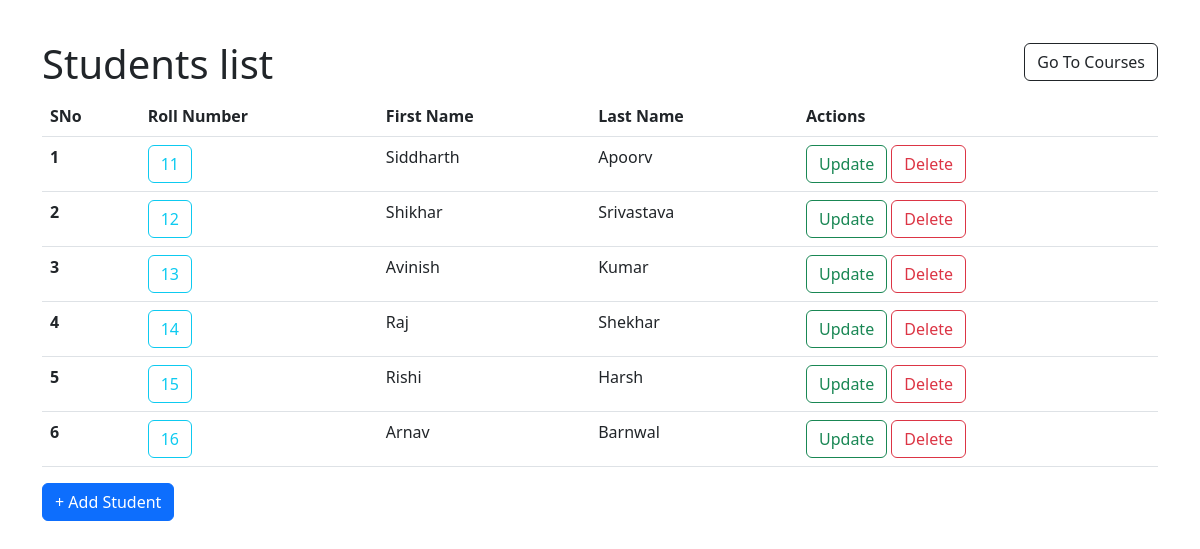
Before: / with the older database file.
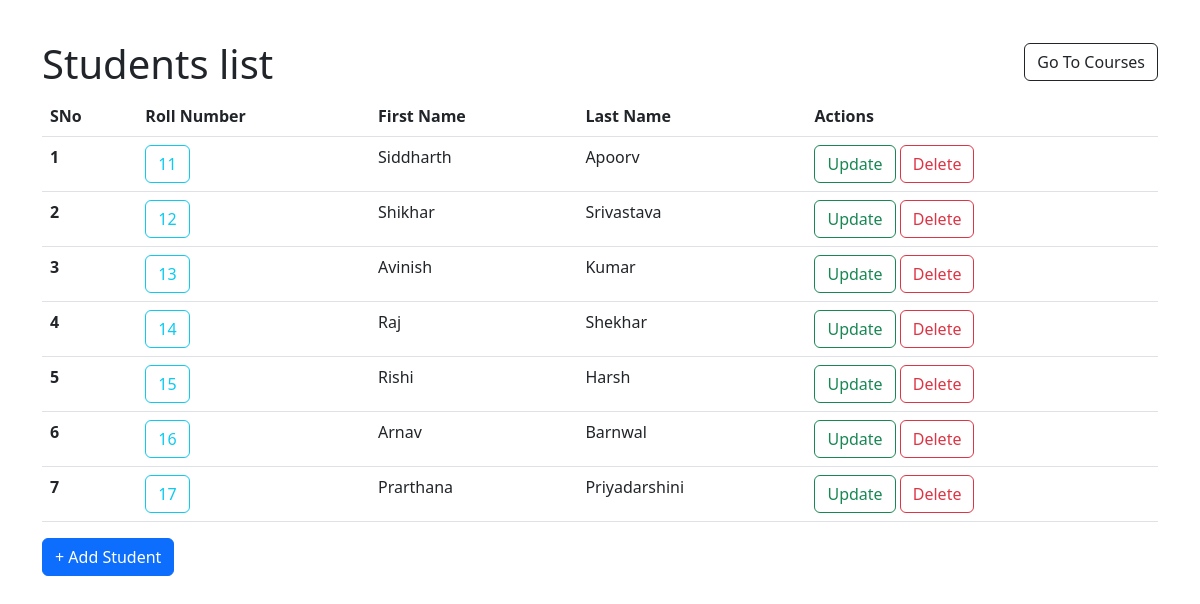
After: the same page with the newer database file.
### app.py (models this page shows)
class Student(db.Model):
    __tablename__ = "student"
    student_id = db.Column(db.Integer, primary_key=True, autoincrement=True)
    roll_number = db.Column(db.String, nullable=False, unique=True)
    first_name = db.Column(db.String, nullable=False)
    last_name = db.Column(db.String)

### app.py (the view)
@app.route("/", methods=["GET","POST"])
def Home():
    student = Student.query.all()
    if request.method=="GET":
        if len(student) == 0:
            return render_template("no_student.html")
        else:
            return render_template("Student_list.html", student=student)

### templates/student_list.html (shortened to what this page needs)
<!DOCTYPE html>
<html>
    <head>
        <link href="https://cdn.jsdelivr.net/npm/bootstrap@5.2.0-beta1/dist/css/bootstrap.min.css" rel="stylesheet">
    </head>
    <body style="margin-top: 40px;">
        <div class="container">
        <div class="row">
            <div class="col">
                <h1>Students list</h1>
            </div>
            <div class="col">
                <div style="float: right;">
                    <form action="/courses" method="GET">
                        <h2><a href="/courses"><button type="button" class="btn btn-outline-dark">Go To Courses</button></a></h2>
                    </form>
                </div>
            </div>
        </div>
        <div>
            <table id = "all-students" class="table table-hover">
                <tr>
                    <th scope="col">SNo</th>
                    <th scope="col">Roll Number</th>
                    <th scope="col">First Name</th>
                    <th scope="col">Last Name</th>
                    <th scope="col">Actions</th>
                </tr>
                {% for stud in student %}
                <tr>
                    <th scope="row">{{loop.index}}</td>
                    <td><a href="/student/{{stud["student_id"]}}"><button type="button" class="btn btn-outline-info">{{stud["roll_number"]}}</button></a></td>
                    <td>{{stud["first_name"]}}</td>
                    <td>{{stud["last_name"]}}</td>
                    <td>
                        <div style="display: inline-block;">
                            <form action="/student/{{stud["student_id"]}}/update" method="GET">
                                <a href="/student/{{stud["student_id"]}}/update" type="button"><button type="button" class="btn btn-outline-success">Update</button></a>
                            </form>
                        </div>
                        <div style="display: inline-block;">
                            <form action="/student/{{stud["student_id"]}}/delete" method="GET">
                                <a href="/student/{{stud["student_id"]}}/delete" type="button"><button type="button" class="btn btn-outline-danger">Delete</button></a>
                            </form>
                        </div>
                    </td>
                </tr>
                {% endfor %}
            </table>
            <form action="/student/create" method="GET" id="get-data">
                <input type="submit" name="submit_button" class="btn btn-primary" value="+ Add Student">
            </form>
        </div>
    </div>
    </body>
</html>

Changed rows visible on the page:
added Student: roll_number "17", first_name "Prarthana", last_name "Priyadarshini"
